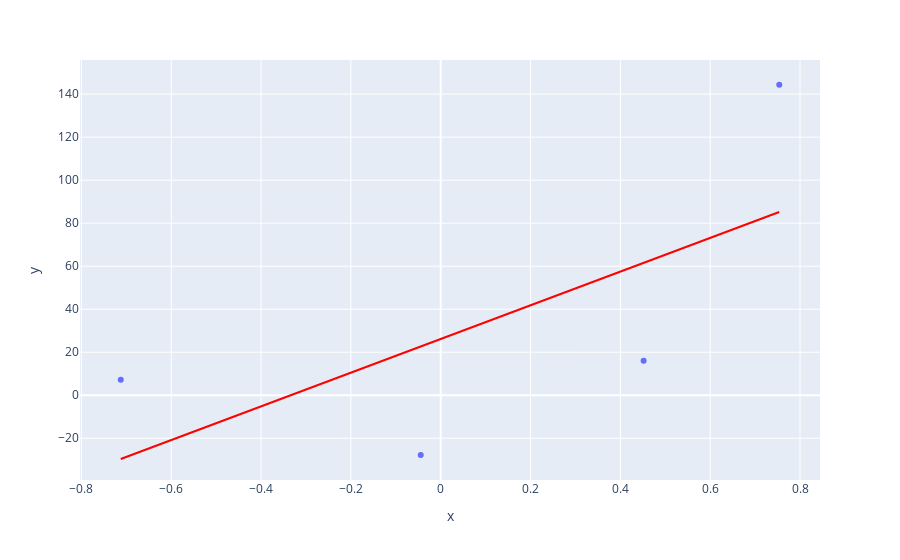

The notebook cell saved with this chart:
### Code cell
px.scatter(x=x.flatten(), y=y, trendline="ols", trendline_color_override="red")

### Figure 1 — Plotly figure (JSON) as saved in the notebook; plotly's stock layout.template omitted (floating-point values rounded to 4 significant figures)
{"data": [{"hovertemplate": "x=%{x}<br>y=%{y}<extra></extra>", "legendgroup": "", "marker": {"color": "#636efa", "symbol": "circle"}, "mode": "markers", "name": "", "orientation": "v", "showlegend": false, "type": "scatter", "x": [-0.7124, 0.4518, -0.0445, 0.7538], "xaxis": "x", "y": [7.218, 16.05, -27.84, 144.4], "yaxis": "y"}, {"hovertemplate": "<b>OLS trendline</b><br>y = 78.3506 * x + 26.1596<br>R<sup>2</sup>=0.443622<br><br>x=%{x}<br>y=%{y} <b>(trend)</b><extra></extra>", "legendgroup": "", "line": {"color": "red"}, "marker": {"color": "#636efa", "symbol": "circle"}, "mode": "lines", "name": "", "showlegend": false, "type": "scatter", "x": [-0.7124, -0.0445, 0.4518, 0.7538], "xaxis": "x", "y": [-29.66, 22.67, 61.56, 85.22], "yaxis": "y"}], "layout": {"legend": {"tracegroupgap": 0}, "margin": {"t": 60}, "xaxis": {"anchor": "y", "domain": [0, 1], "title": {"text": "x"}}, "yaxis": {"anchor": "x", "domain": [0, 1], "title": {"text": "y"}}}}
